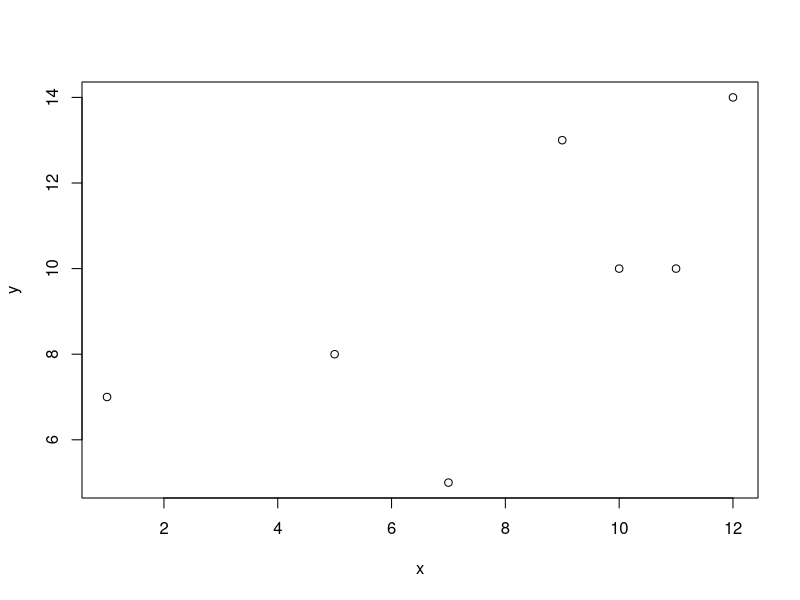

The R source for this figure:
x <- c(1,5,7,9,10,11,12) #Variable Independiente
y <- c(7,8,5,13,10,10,14) #Variable Dependiente
xy <- x*y
x2 <- x**2
y2 <- y**2
plot(x,y)
#PROMEDIOS
mean(x) #Meses
mean(y)  #Miles en demanda 
mean(xy) #Meses x Miles en Demanda
mean(x2) #Meses o x al cuadrado
mean(y2) #Demanda o y al cuadrado

#RELACION ENTRE VARIABLES
sxy=mean(xy)-(mean(x)*mean(y))     #Covarianza   Este dato determina la relacion entre variables
sx=sqrt(mean(x2)-(mean(x)**2))        #Varianza de x      
sy=sqrt(mean(y2)-(mean(y)**2))      #Varianza de y
sx2=mean(x2)-(mean(x)**2)    #Varianza de x al cuadrado
sy2=mean(y2)-(mean(y)**2)    #Varianza de y al cuadrado
rxy=sxy/(sx*sy) #Relacion entre Variables
R2=(rxy**2)*100 #Porcentaje de Bondad
#MODELO DE REGRESION
#El modelo esta dado por la formula y=Bx+A 
#donde x corresponde a la variable independiente
B=sxy/sx2 #Se calcula dividiendo la varianza de xy por la varianza de x al cuadrado
A=mean(y)-(B*mean(x)) #Promedio de y menos el producto de B por promedio de x
#Con los resultados obtenidos se puede pronosticar
#En este caso se hara con el mes 13 o enero del siguiente periodo
Pronostico=B*13+A
#El pronostico arroja un resultado de 35.59
#Es confiable debido al coeficiente de correlacion lineal


